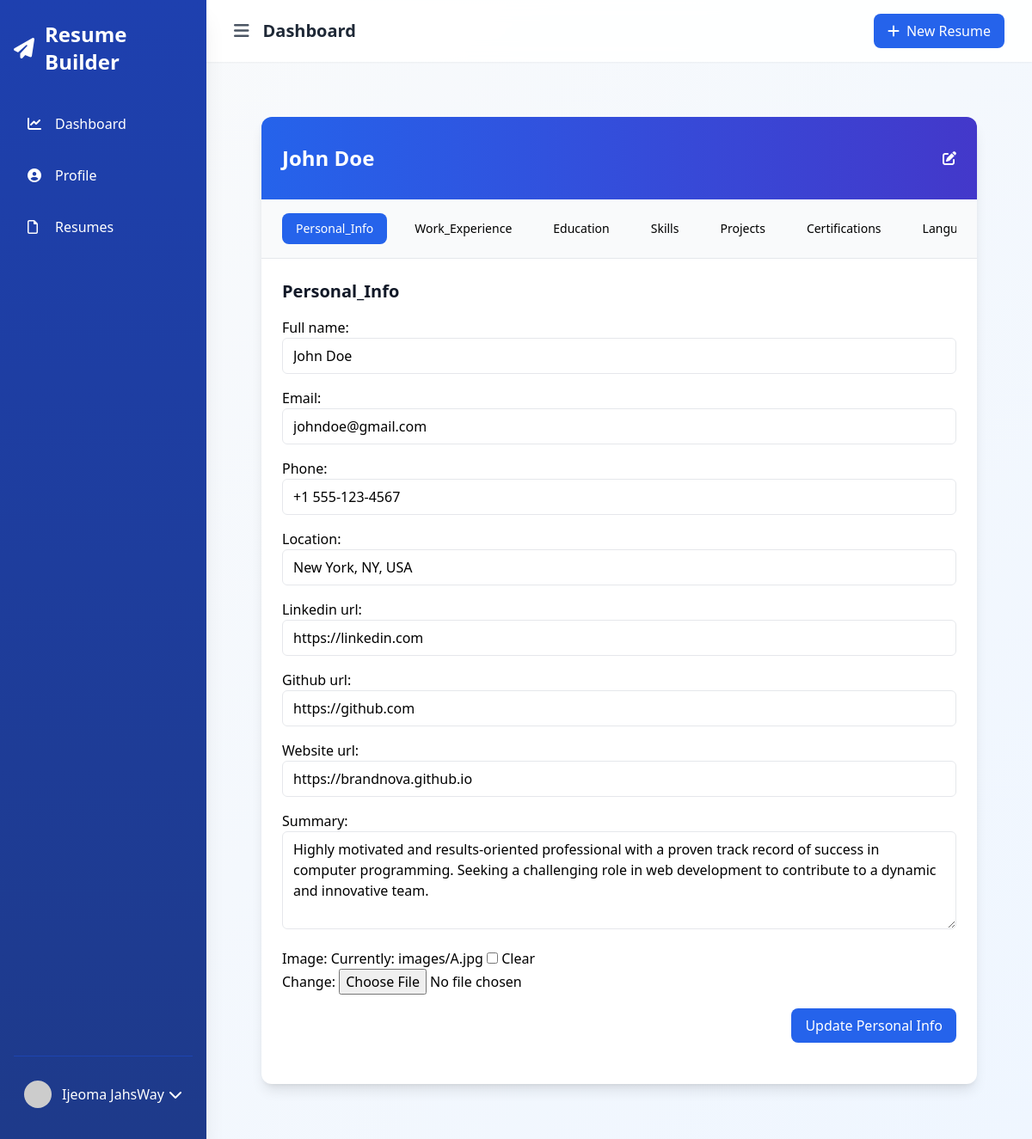
The app's page /resumes/john-doe-3be0fe78/edit/ (signed in) with its own data.
### resumes/models.py (models this page shows, shortened)
class Resume(models.Model):
    user = models.ForeignKey(User, on_delete=models.CASCADE)
    title = models.CharField(max_length=100)
    created_at = models.DateTimeField(auto_now_add=True)
    updated_at = models.DateTimeField(auto_now=True)
    is_complete = models.BooleanField(default=False)
    slug = models.SlugField(unique=True, blank=True)
    template = models.ForeignKey(ResumeTemplate, on_delete=models.SET_NULL, null=True)

class PersonalInfo(models.Model):
    resume = models.OneToOneField(Resume, on_delete=models.CASCADE)
    full_name = models.CharField(max_length=100)
    image = models.ImageField(upload_to="images", null=True, blank=True)
    email = models.EmailField()
    phone = models.CharField(max_length=20)
    location = models.CharField(max_length=100)
    linkedin_url = models.URLField(blank=True)
    github_url = models.URLField(blank=True)
    website_url = models.URLField(blank=True)
    summary = models.TextField()

### resumes/views.py (the view, shortened to what this page needs)
# urls.py: path('<slug:resume_slug>/edit/', views.edit_resume, name='edit_resume'),
@login_required
def edit_resume(request, resume_slug):
    resume = get_object_or_404(Resume, slug=resume_slug, user=request.user)
    SECTION_MAPPING = {
        'personal_info': (PersonalInfoForm, 'personalinfo'),  # One-to-one relationship
        'work_experience': (WorkExperienceForm, 'workexperience_set'),
        'education': (EducationForm, 'education_set'),
        'skills': (SkillForm, 'skill_set'),
        'projects': (ProjectForm, 'project_set'),
        'certifications': (CertificationForm, 'certification_set'),
        'languages': (LanguageForm, 'language_set'),
        'references': (ReferenceForm, 'references'),
        'custom_sections': (CustomSectionForm, 'custom_sections')
    }
    context = {
        'resume': resume,
        'sections': {}
    }
    for section, (form_class, model_attr) in SECTION_MAPPING.items():
        if section == 'personal_info':
            instance = getattr(resume, model_attr, None)
            context['sections'][section] = {
                'form': form_class(instance=instance) if instance else form_class(),
                'items': [instance] if instance else []
            }
        else:
            context['sections'][section] = {
                'form': form_class(),
                'items': getattr(resume, model_attr).all()
            }
    return render(request, 'resumes/edit_resume.html', context)

### core/context_processors.py (called while the page is built)
def site_settings(request):
    try:
        settings = SiteSettings.objects.first()
        templates = ResumeTemplate.objects.filter(is_active=True).order_by('?')
        return {
            'site_settings': settings,
            'featured_templates': templates
        }
    except:
        return {
            'site_settings': None,
            'featured_templates': []
        }

### resumes/templates/resumes/edit_resume.html (shortened to what this page needs)
{% extends "accounts/dashboard_base.html" %}
{% block content %}
<div class="max-w-4xl mx-auto px-4 sm:px-6 lg:px-8 py-8">
    <div class="bg-white rounded-xl shadow-lg overflow-hidden">
        <div class="bg-gradient-to-r from-blue-600 to-indigo-700 px-6 py-8">
            <div class="flex items-center justify-between">
                <h1 class="text-2xl font-bold text-white" id="resumeTitle">{{ resume.title }}</h1>
                <button onclick="editTitle()" class="text-white hover:text-blue-200">
                    <i class="fas fa-edit"></i>
                </button>
            </div>
        </div>
        <div class="bg-gray-50 px-6 py-4 border-b">
            <nav class="flex space-x-4 overflow-x-auto">
                {% for section_name, section_data in sections.items %}
                    <button onclick="showSection('{{ section_name }}')"
                            class="section-tab px-4 py-2 rounded-lg text-sm font-medium hover:bg-gray-100 transition-colors"
                            data-section="{{ section_name }}">
                        {{ section_name|title }}
                    </button>
                {% endfor %}
            </nav>
        </div>
        <div class="p-6">
            {% for section_name, section_data in sections.items %}
                <div id="{{ section_name }}_section" class="section-content hidden">
                    <div class="mb-6">
                        <h2 class="text-xl font-semibold text-gray-900 mb-4">{{ section_name|title }}</h2>
                        {% if section_name == 'personal_info' %}
                            <form id="{{ section_name }}_form" onsubmit="return handleSubmit(event, '{{ section_name }}')" class="space-y-4">
                                {{ section_data.form.as_p }}
                                <div class="flex justify-end">
                                    <button type="submit" class="px-4 py-2 bg-blue-600 text-white rounded-lg hover:bg-blue-700">
                                        {% if section_data.items %}Update{% else %}Save{% endif %} Personal Info
                                    </button>
                                </div>
                            </form>
                        {% endif %}
                    </div>
                </div>
            {% endfor %}
        </div>
    </div>
</div>
{% endblock %}

### accounts/templates/accounts/dashboard_base.html (shortened to what this page needs)
<!DOCTYPE html>
<html lang="en">
<head>
    <script src="https://cdn.tailwindcss.com"></script>
    <link rel="stylesheet" href="https://cdnjs.cloudflare.com/ajax/libs/font-awesome/6.4.0/css/all.min.css">
</head>
<body class="bg-gradient-to-br from-gray-50 to-blue-50"
      x-data="{
          sidebarOpen: localStorage.getItem('sidebarOpen') === 'true' || window.innerWidth > 768,
          theme: localStorage.getItem('theme') || 'light'
      }"
      x-init="$watch('sidebarOpen', value => localStorage.setItem('sidebarOpen', value))">
    <div class="min-h-screen flex">
        <aside x-cloak
               :class="{'translate-x-0': sidebarOpen, '-translate-x-full hidden': !sidebarOpen}"
               class="fixed md:relative bg-gradient-to-b from-blue-800 to-blue-900 text-white w-72 min-h-screen z-30 sidebar-transition shadow-xl">
            <div class="h-full flex flex-col px-4 py-6">
                <div class="flex items-center justify-between mb-8">
                    <a href="{% url 'home' %}" class="text-2xl font-bold flex items-center group">
                        <i class="fas fa-paper-plane mr-3 transform group-hover:rotate-12 transition-transform"></i>
                        <span class="group-hover:text-blue-200 transition-colors">Resume Builder</span>
                    </a>
                </div>
                <nav class="flex-1">
                    <ul class="space-y-3">
                        <li x-data="{ isHovered: false }">
                            <a href="{% url 'dashboard' %}"
                               @mouseenter="isHovered = true"
                               @mouseleave="isHovered = false"
                               class="flex items-center py-3 px-4 rounded-lg transition-all duration-200 hover:bg-blue-700/50 relative overflow-hidden
                                    {% if request.path == '/dashboard/' %}bg-blue-700 border-l-4 border-white{% endif %}">
                                <i class="fas fa-chart-line w-5"></i>
                                <span class="ml-3">Dashboard</span>
                            </a>
                        </li>
                        <li x-data="{ isHovered: false }">
                            <a href="{% url 'update_profile' %}"
                               @mouseenter="isHovered = true"
                               @mouseleave="isHovered = false"
                               class="flex items-center py-3 px-4 rounded-lg transition-all duration-200 hover:bg-blue-700/50 relative overflow-hidden
                                    {% if request.path == '/profile/update/' %}bg-blue-700 border-l-4 border-white{% endif %}">
                                <i class="fas fa-user-circle w-5"></i>
                                <span class="ml-3">Profile</span>
                            </a>
                        </li>
                        <li x-data="{ isHovered: false }">
                            <a href="{% url 'resume_list' %}"
                               @mouseenter="isHovered = true"
                               @mouseleave="isHovered = false"
                               class="flex items-center py-3 px-4 rounded-lg transition-all duration-200 hover:bg-blue-700/50 relative overflow-hidden
                                    {% if request.path == '/resume_list/' %}bg-blue-700 border-l-4 border-white{% endif %}">
                                <i class="fa-regular fa-file w-5"></i>
                                <span class="ml-3">Resumes</span>
                            </a>
                        </li>
                    </ul>
                </nav>
                <div class="border-t border-blue-700/50 pt-4 space-y-2">
                    <div x-data="{ userMenuOpen: false }" class="relative">
                        <button @click="userMenuOpen = !userMenuOpen"
                                class="w-full flex items-center justify-between p-3 rounded-lg hover:bg-blue-700/50 transition-colors">
                            <div class="flex items-center">
                                <img src="{{ user.profile.profile_picture.url|default:'https://placehold.co/40x40' }}"
                                     alt="Profile"
                                     class="w-8 h-8 rounded-full object-cover">
                                <span class="ml-3">{{ user.get_full_name|default:user.username }}</span>
                            </div>
                            <i class="fas fa-chevron-down transition-transform"
                               :class="{ 'transform rotate-180': userMenuOpen }"></i>
                        </button>
                    </div>
                </div>
            </div>
        </aside>
        <div class="flex-1 flex flex-col min-h-screen w-full transition-all duration-300">
            <header class="glass-effect shadow-sm sticky top-0 z-10">
                <div class="flex justify-between items-center px-4 md:px-8 py-4">
                    <div class="flex items-center">
                        <button @click="sidebarOpen = !sidebarOpen"
                                class="text-gray-600 hover:text-gray-900 transition-colors">
                            <i class="fas fa-bars text-xl"></i>
                        </button>
                        <h1 class="ml-4 text-xl font-semibold text-gray-800">{% block header %}Dashboard{% endblock %}</h1>
                    </div>
                    <div class="flex items-center space-x-4">
                        <a href="{% url 'create_resume' %}"
                           class="bg-blue-600 text-white px-4 py-2 rounded-lg hover:bg-blue-700 transition-colors">
                            <i class="fas fa-plus mr-2"></i>New Resume
                        </a>
                    </div>
                </div>
            </header>
            <main class="flex-1 p-4 md:p-8">
                {% block content %}{% endblock %}
            </main>
        </div>
    </div>
</body>
</html>

### accounts/templates/accounts/dashboard_base.html (style rules this page uses)
.sidebar-transition { transition: all 0.3s cubic-bezier(0.4, 0, 0.2, 1); }
.glass-effect { background: rgba(255, 255, 255, 0.9); backdrop-filter: blur(10px); -webkit-backdrop-filter: blur(10px); }

### records on screen
Resume: title "John Doe"
PersonalInfo: full_name "John Doe" "johndoe@gmail.com" "+1 555-123-4567" "New York, NY, USA" "https://linkedin.com" "https://github.com" "https://brandnova.github.io" "Highly motivated and results-oriented professional with a proven track record of success in computer programming. Seeking a challenging role in web development to contribute to a dynamic and innovative team."

### other values on screen
{{ user.get_full_name|default:user.username }} "Ijeoma JahsWay"
{{ section_name|title }} "Personal_Info" "Work_Experience" "Education" "Skills" "Projects" "Certifications"
{{ section_name|title }} "Personal_Info"
